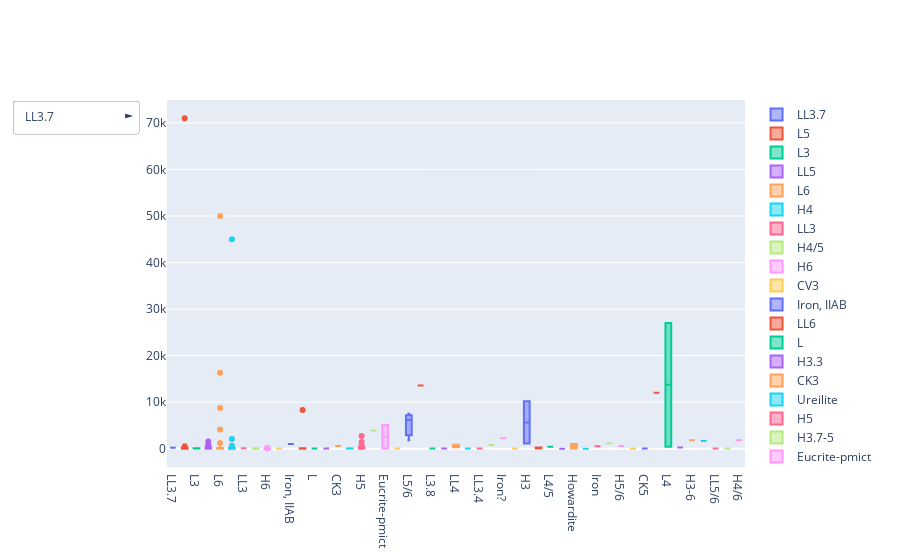

The cell this chart's notebook holds for it:
### Code cell
buttons_list = []
recclass_levels = ms['recclass'].unique()
falses = [False] * len(recclass_levels)
# print(len(falses))


fig2 = go.Figure()

for i in range(0, len(recclass_levels)):
    fig2.add_traces([go.Box(y = ms[ms['recclass'] == str(recclass_levels[i])]['mass (g)'],
                            visible = True,
                            name = str(recclass_levels[i]))])
    new_falses = falses.copy()
    new_falses.insert(i, True)
    buttons_list.append(
        {'args': [{'visible': new_falses}],
    'label': str(recclass_levels[i]),
    'method': 'restyle'
    }
    )

print(len(new_falses))
fig2.update_layout(updatemenus = [{'type': 'dropdown', 'direction': 'right', 'buttons': buttons_list}])

fig2.show()

### Figure 1 — Plotly figure (JSON) as saved in the notebook; plotly's stock layout.template omitted (floating-point values rounded to 4 significant figures)
{"data": [{"name": "LL3.7", "type": "box", "visible": true, "y": [173.0]}, {"name": "L5", "type": "box", "visible": true, "y": [63.0, 13.16, 1.1, 197.2, 3.26, 4.6, 26.7, 495.4, 89.6, 420.0, 55.9, 73.0, 165.8, 0.51, 308.0, 0.46, 38.99, 4.9, 20.5, 10.9, 71000.0]}, {"name": "L3", "type": "box", "visible": true, "y": [10.91, 102.8, 112.9, 35.8]}, {"name": "LL5", "type": "box", "visible": true, "y": [27.3, 16.4, 1.4, 52.4, 17.54, 208.0, 587.7, 3.8, 815.0, 31.9, 1563.0, 185.4, 15.5, 37.8, 25.6, 45.4]}, {"name": "L6", "type": "box", "visible": true, "y": [20.9, 150.1, 3.03, 2.55, 8.1, 1.58, 16300.0, 48.2, 7.3, 1.7, 2.09, 74.0, 53.8, 1231.0, 8725.0, 17.5, 86.1, 68.4, 244.0, 4100.0, 111.0, 62.4, 144.0, 23.7, 215.0, 2.4, 3.4, 54.0, 4.22, 39.7, 336.0, 72.4, 130.3, 48.1, 1.33, 4.37, 50000.0, 5.86, 80.48, 157.8, 152.0, 5.0]}, {"name": "H4", "type": "box", "visible": true, "y": [2048.0, 24.2, 0.74, 56.82, 1.59, 228.0, 37.1, 3.54, 18.2, 1.48, 86.63, 127.1, 11.09, 4.93, 4.1, 14.63, 10.86, 187.5, 1.22, 45000.0, 624.0]}, {"name": "LL3", "type": "box", "visible": true, "y": [87.49]}, {"name": "H4/5", "type": "box", "visible": true, "y": [31.03, 2.98, 78.36]}, {"name": "H6", "type": "box", "visible": true, "y": [1.2, 2.4, 101.4, 4.4, 12.98, 9.49, 8.4, 78.8, 9.2, 3.5, 1.3, 9.5, 87.7, 2.5]}, {"name": "CV3", "type": "box", "visible": true, "y": [9.217]}, {"name": "Iron, IIAB", "type": "box", "visible": true, "y": [1000.0]}, {"name": "LL6", "type": "box", "visible": true, "y": [0.5, 8.3, 8300.0, 92.7, 34.3, 4.2]}, {"name": "L", "type": "box", "visible": true, "y": [45.21]}, {"name": "H3.3", "type": "box", "visible": true, "y": [33.8]}, {"name": "CK3", "type": "box", "visible": true, "y": [579.0]}, {"name": "Ureilite", "type": "box", "visible": true, "y": [69.9, 23.0, 20.0]}, {"name": "H5", "type": "box", "visible": true, "y": [0.45, 3.49, 0.54, 613.0, 0.9, 188.0, 9.97, 18.7, 85.0, 11.1, 5.9, 0.56, 11.9, 27.8, 58.6, 392.9, 8.14, 6.3, 10.36, 1443.0, 2700.0, 170.0, 9.13]}, {"name": "H3.7-5", "type": "box", "visible": true, "y": [3879.0]}, {"name": "Eucrite-pmict", "type": "box", "visible": true, "y": [5100.0, 29.42]}, {"name": "CM2", "type": "box", "visible": true, "y": [8.6]}, {"name": "L5/6", "type": "box", "visible": true, "y": [7500.0, 6175.0, 1788.0]}, {"name": "Iron, IID", "type": "box", "visible": true, "y": [13600.0]}, {"name": "L3.8", "type": "box", "visible": true, "y": [34.1]}, {"name": "H4-6", "type": "box", "visible": true, "y": [45.0]}, {"name": "LL4", "type": "box", "visible": true, "y": [849.0, 292.3]}, {"name": "OC", "type": "box", "visible": true, "y": [53.0]}, {"name": "LL3.4", "type": "box", "visible": true, "y": [8.9]}, {"name": "CO3.6", "type": "box", "visible": true, "y": [779.6]}, {"name": "Iron?", "type": "box", "visible": true, "y": [2250.0]}, {"name": "H3-4", "type": "box", "visible": true, "y": [12.31]}, {"name": "H3", "type": "box", "visible": true, "y": [1095.0, 10180.0]}, {"name": "Diogenite", "type": "box", "visible": true, "y": [254.0, 9.8]}, {"name": "L4/5", "type": "box", "visible": true, "y": [406.0]}, {"name": "LL", "type": "box", "visible": true, "y": [3.19]}, {"name": "Howardite", "type": "box", "visible": true, "y": [30.0, 1006.0]}, {"name": "Achondrite-ung", "type": "box", "visible": true, "y": [4.7]}, {"name": "Iron", "type": "box", "visible": true, "y": [500.0]}, {"name": "CO3", "type": "box", "visible": true, "y": [1149.0]}, {"name": "H5/6", "type": "box", "visible": true, "y": [580.0]}, {"name": "CM2-an", "type": "box", "visible": true, "y": [12.7]}, {"name": "CK5", "type": "box", "visible": true, "y": [14.2]}, {"name": "Iron, IAB-ung", "type": "box", "visible": true, "y": [12000.0]}, {"name": "L4", "type": "box", "visible": true, "y": [426.0, 27000.0]}, {"name": "Eucrite", "type": "box", "visible": true, "y": [259.0]}, {"name": "H3-6", "type": "box", "visible": true, "y": [1806.0]}, {"name": "Mesosiderite-C", "type": "box", "visible": true, "y": [1624.0]}, {"name": "LL5/6", "type": "box", "visible": true, "y": [14.03]}, {"name": "H4 ", "type": "box", "visible": true, "y": [6.45]}, {"name": "H4/6", "type": "box", "visible": true, "y": [1799.0]}], "layout": {"updatemenus": [{"buttons": [{"args": [{"visible": [true, false, false, false, false, false, false, false, false, false, false, false, false, false, false, false, false, false, false, false, false, false, false, false, false, false, false, false, false, false, false, false, false, false, false, false, false, false, false, false, false, false, false, false, false, false, false, false, false, false]}], "label": "LL3.7", "method": "restyle"}, {"args": [{"visible": [false, true, false, false, false, false, false, false, false, false, false, false, false, false, false, false, false, false, false, false, false, false, false, false, false, false, false, false, false, false, false, false, false, false, false, false, false, false, false, false, false, false, false, false, false, false, false, false, false, false]}], "label": "L5", "method": "restyle"}, {"args": [{"visible": [false, false, true, false, false, false, false, false, false, false, false, false, false, false, false, false, false, false, false, false, false, false, false, false, false, false, false, false, false, false, false, false, false, false, false, false, false, false, false, false, false, false, false, false, false, false, false, false, false, false]}], "label": "L3", "method": "restyle"}, {"args": [{"visible": [false, false, false, true, false, false, false, false, false, false, false, false, false, false, false, false, false, false, false, false, false, false, false, false, false, false, false, false, false, false, false, false, false, false, false, false, false, false, false, false, false, false, false, false, false, false, false, false, false, false]}], "label": "LL5", "method": "restyle"}, {"args": [{"visible": [false, false, false, false, true, false, false, false, false, false, false, false, false, false, false, false, false, false, false, false, false, false, false, false, false, false, false, false, false, false, false, false, false, false, false, false, false, false, false, false, false, false, false, false, false, false, false, false, false, false]}], "label": "L6", "method": "restyle"}, {"args": [{"visible": [false, false, false, false, false, true, false, false, false, false, false, false, false, false, false, false, false, false, false, false, false, false, false, false, false, false, false, false, false, false, false, false, false, false, false, false, false, false, false, false, false, false, false, false, false, false, false, false, false, false]}], "label": "H4", "method": "restyle"}, {"args": [{"visible": [false, false, false, false, false, false, true, false, false, false, false, false, false, false, false, false, false, false, false, false, false, false, false, false, false, false, false, false, false, false, false, false, false, false, false, false, false, false, false, false, false, false, false, false, false, false, false, false, false, false]}], "label": "LL3", "method": "restyle"}, {"args": [{"visible": [false, false, false, false, false, false, false, true, false, false, false, false, false, false, false, false, false, false, false, false, false, false, false, false, false, false, false, false, false, false, false, false, false, false, false, false, false, false, false, false, false, false, false, false, false, false, false, false, false, false]}], "label": "H4/5", "method": "restyle"}, {"args": [{"visible": [false, false, false, false, false, false, false, false, true, false, false, false, false, false, false, false, false, false, false, false, false, false, false, false, false, false, false, false, false, false, false, false, false, false, false, false, false, false, false, false, false, false, false, false, false, false, false, false, false, false]}], "label": "H6", "method": "restyle"}, {"args": [{"visible": [false, false, false, false, false, false, false, false, false, true, false, false, false, false, false, false, false, false, false, false, false, false, false, false, false, false, false, false, false, false, false, false, false, false, false, false, false, false, false, false, false, false, false, false, false, false, false, false, false, false]}], "label": "CV3", "method": "restyle"}, {"args": [{"visible": [false, false, false, false, false, false, false, false, false, false, true, false, false, false, false, false, false, false, false, false, false, false, false, false, false, false, false, false, false, false, false, false, false, false, false, false, false, false, false, false, false, false, false, false, false, false, false, false, false, false]}], "label": "Iron, IIAB", "method": "restyle"}, {"args": [{"visible": [false, false, false, false, false, false, false, false, false, false, false, true, false, false, false, false, false, false, false, false, false, false, false, false, false, false, false, false, false, false, false, false, false, false, false, false, false, false, false, false, false, false, false, false, false, false, false, false, false, false]}], "label": "LL6", "method": "restyle"}, {"args": [{"visible": [false, false, false, false, false, false, false, false, false, false, false, false, true, false, false, false, false, false, false, false, false, false, false, false, false, false, false, false, false, false, false, false, false, false, false, false, false, false, false, false, false, false, false, false, false, false, false, false, false, false]}], "label": "L", "method": "restyle"}, {"args": [{"visible": [false, false, false, false, false, false, false, false, false, false, false, false, false, true, false, false, false, false, false, false, false, false, false, false, false, false, false, false, false, false, false, false, false, false, false, false, false, false, false, false, false, false, false, false, false, false, false, false, false, false]}], "label": "H3.3", "method": "restyle"}, {"args": [{"visible": [false, false, false, false, false, false, false, false, false, false, false, false, false, false, true, false, false, false, false, false, false, false, false, false, false, false, false, false, false, false, false, false, false, false, false, false, false, false, false, false, false, false, false, false, false, false, false, false, false, false]}], "label": "CK3", "method": "restyle"}, {"args": [{"visible": [false, false, false, false, false, false, false, false, false, false, false, false, false, false, false, true, false, false, false, false, false, false, false, false, false, false, false, false, false, false, false, false, false, false, false, false, false, false, false, false, false, false, false, false, false, false, false, false, false, false]}], "label": "Ureilite", "method": "restyle"}, {"args": [{"visible": [false, false, false, false, false, false, false, false, false, false, false, false, false, false, false, false, true, false, false, false, false, false, false, false, false, false, false, false, false, false, false, false, false, false, false, false, false, false, false, false, false, false, false, false, false, false, false, false, false, false]}], "label": "H5", "method": "restyle"}, {"args": [{"visible": [false, false, false, false, false, false, false, false, false, false, false, false, false, false, false, false, false, true, false, false, false, false, false, false, false, false, false, false, false, false, false, false, false, false, false, false, false, false, false, false, false, false, false, false, false, false, false, false, false, false]}], "label": "H3.7-5", "method": "restyle"}, {"args": [{"visible": [false, false, false, false, false, false, false, false, false, false, false, false, false, false, false, false, false, false, true, false, false, false, false, false, false, false, false, false, false, false, false, false, false, false, false, false, false, false, false, false, false, false, false, false, false, false, false, false, false, false]}], "label": "Eucrite-pmict", "method": "restyle"}, {"args": [{"visible": [false, false, false, false, false, false, false, false, false, false, false, false, false, false, false, false, false, false, false, true, false, false, false, false, false, false, false, false, false, false, false, false, false, false, false, false, false, false, false, false, false, false, false, false, false, false, false, false, false, false]}], "label": "CM2", "method": "restyle"}, {"args": [{"visible": [false, false, false, false, false, false, false, false, false, false, false, false, false, false, false, false, false, false, false, false, true, false, false, false, false, false, false, false, false, false, false, false, false, false, false, false, false, false, false, false, false, false, false, false, false, false, false, false, false, false]}], "label": "L5/6", "method": "restyle"}, {"args": [{"visible": [false, false, false, false, false, false, false, false, false, false, false, false, false, false, false, false, false, false, false, false, false, true, false, false, false, false, false, false, false, false, false, false, false, false, false, false, false, false, false, false, false, false, false, false, false, false, false, false, false, false]}], "label": "Iron, IID", "method": "restyle"}, {"args": [{"visible": [false, false, false, false, false, false, false, false, false, false, false, false, false, false, false, false, false, false, false, false, false, false, true, false, false, false, false, false, false, false, false, false, false, false, false, false, false, false, false, false, false, false, false, false, false, false, false, false, false, false]}], "label": "L3.8", "method": "restyle"}, {"args": [{"visible": [false, false, false, false, false, false, false, false, false, false, false, false, false, false, false, false, false, false, false, false, false, false, false, true, false, false, false, false, false, false, false, false, false, false, false, false, false, false, false, false, false, false, false, false, false, false, false, false, false, false]}], "label": "H4-6", "method": "restyle"}, {"args": [{"visible": [false, false, false, false, false, false, false, false, false, false, false, false, false, false, false, false, false, false, false, false, false, false, false, false, true, false, false, false, false, false, false, false, false, false, false, false, false, false, false, false, false, false, false, false, false, false, false, false, false, false]}], "label": "LL4", "method": "restyle"}, {"args": [{"visible": [false, false, false, false, false, false, false, false, false, false, false, false, false, false, false, false, false, false, false, false, false, false, false, false, false, true, false, false, false, false, false, false, false, false, false, false, false, false, false, false, false, false, false, false, false, false, false, false, false, false]}], "label": "OC", "method": "restyle"}, {"args": [{"visible": [false, false, false, false, false, false, false, false, false, false, false, false, false, false, false, false, false, false, false, false, false, false, false, false, false, false, true, false, false, false, false, false, false, false, false, false, false, false, false, false, false, false, false, false, false, false, false, false, false, false]}], "label": "LL3.4", "method": "restyle"}, {"args": [{"visible": [false, false, false, false, false, false, false, false, false, false, false, false, false, false, false, false, false, false, false, false, false, false, false, false, false, false, false, true, false, false, false, false, false, false, false, false, false, false, false, false, false, false, false, false, false, false, false, false, false, false]}], "label": "CO3.6", "method": "restyle"}, {"args": [{"visible": [false, false, false, false, false, false, false, false, false, false, false, false, false, false, false, false, false, false, false, false, false, false, false, false, false, false, false, false, true, false, false, false, false, false, false, false, false, false, false, false, false, false, false, false, false, false, false, false, false, false]}], "label": "Iron?", "method": "restyle"}, {"args": [{"visible": [false, false, false, false, false, false, false, false, false, false, false, false, false, false, false, false, false, false, false, false, false, false, false, false, false, false, false, false, false, true, false, false, false, false, false, false, false, false, false, false, false, false, false, false, false, false, false, false, false, false]}], "label": "H3-4", "method": "restyle"}, {"args": [{"visible": [false, false, false, false, false, false, false, false, false, false, false, false, false, false, false, false, false, false, false, false, false, false, false, false, false, false, false, false, false, false, true, false, false, false, false, false, false, false, false, false, false, false, false, false, false, false, false, false, false, false]}], "label": "H3", "method": "restyle"}, {"args": [{"visible": [false, false, false, false, false, false, false, false, false, false, false, false, false, false, false, false, false, false, false, false, false, false, false, false, false, false, false, false, false, false, false, true, false, false, false, false, false, false, false, false, false, false, false, false, false, false, false, false, false, false]}], "label": "Diogenite", "method": "restyle"}, {"args": [{"visible": [false, false, false, false, false, false, false, false, false, false, false, false, false, false, false, false, false, false, false, false, false, false, false, false, false, false, false, false, false, false, false, false, true, false, false, false, false, false, false, false, false, false, false, false, false, false, false, false, false, false]}], "label": "L4/5", "method": "restyle"}, {"args": [{"visible": [false, false, false, false, false, false, false, false, false, false, false, false, false, false, false, false, false, false, false, false, false, false, false, false, false, false, false, false, false, false, false, false, false, true, false, false, false, false, false, false, false, false, false, false, false, false, false, false, false, false]}], "label": "LL", "method": "restyle"}, {"args": [{"visible": [false, false, false, false, false, false, false, false, false, false, false, false, false, false, false, false, false, false, false, false, false, false, false, false, false, false, false, false, false, false, false, false, false, false, true, false, false, false, false, false, false, false, false, false, false, false, false, false, false, false]}], "label": "Howardite", "method": "restyle"}, {"args": [{"visible": [false, false, false, false, false, false, false, false, false, false, false, false, false, false, false, false, false, false, false, false, false, false, false, false, false, false, false, false, false, false, false, false, false, false, false, true, false, false, false, false, false, false, false, false, false, false, false, false, false, false]}], "label": "Achondrite-ung", "method": "restyle"}, {"args": [{"visible": [false, false, false, false, false, false, false, false, false, false, false, false, false, false, false, false, false, false, false, false, false, false, false, false, false, false, false, false, false, false, false, false, false, false, false, false, true, false, false, false, false, false, false, false, false, false, false, false, false, false]}], "label": "Iron", "method": "restyle"}, {"args": [{"visible": [false, false, false, false, false, false, false, false, false, false, false, false, false, false, false, false, false, false, false, false, false, false, false, false, false, false, false, false, false, false, false, false, false, false, false, false, false, true, false, false, false, false, false, false, false, false, false, false, false, false]}], "label": "CO3", "method": "restyle"}, {"args": [{"visible": [false, false, false, false, false, false, false, false, false, false, false, false, false, false, false, false, false, false, false, false, false, false, false, false, false, false, false, false, false, false, false, false, false, false, false, false, false, false, true, false, false, false, false, false, false, false, false, false, false, false]}], "label": "H5/6", "method": "restyle"}, {"args": [{"visible": [false, false, false, false, false, false, false, false, false, false, false, false, false, false, false, false, false, false, false, false, false, false, false, false, false, false, false, false, false, false, false, false, false, false, false, false, false, false, false, true, false, false, false, false, false, false, false, false, false, false]}], "label": "CM2-an", "method": "restyle"}, {"args": [{"visible": [false, false, false, false, false, false, false, false, false, false, false, false, false, false, false, false, false, false, false, false, false, false, false, false, false, false, false, false, false, false, false, false, false, false, false, false, false, false, false, false, true, false, false, false, false, false, false, false, false, false]}], "label": "CK5", "method": "restyle"}, {"args": [{"visible": [false, false, false, false, false, false, false, false, false, false, false, false, false, false, false, false, false, false, false, false, false, false, false, false, false, false, false, false, false, false, false, false, false, false, false, false, false, false, false, false, false, true, false, false, false, false, false, false, false, false]}], "label": "Iron, IAB-ung", "method": "restyle"}, {"args": [{"visible": [false, false, false, false, false, false, false, false, false, false, false, false, false, false, false, false, false, false, false, false, false, false, false, false, false, false, false, false, false, false, false, false, false, false, false, false, false, false, false, false, false, false, true, false, false, false, false, false, false, false]}], "label": "L4", "method": "restyle"}, {"args": [{"visible": [false, false, false, false, false, false, false, false, false, false, false, false, false, false, false, false, false, false, false, false, false, false, false, false, false, false, false, false, false, false, false, false, false, false, false, false, false, false, false, false, false, false, false, true, false, false, false, false, false, false]}], "label": "Eucrite", "method": "restyle"}, {"args": [{"visible": [false, false, false, false, false, false, false, false, false, false, false, false, false, false, false, false, false, false, false, false, false, false, false, false, false, false, false, false, false, false, false, false, false, false, false, false, false, false, false, false, false, false, false, false, true, false, false, false, false, false]}], "label": "H3-6", "method": "restyle"}, {"args": [{"visible": [false, false, false, false, false, false, false, false, false, false, false, false, false, false, false, false, false, false, false, false, false, false, false, false, false, false, false, false, false, false, false, false, false, false, false, false, false, false, false, false, false, false, false, false, false, true, false, false, false, false]}], "label": "Mesosiderite-C", "method": "restyle"}, {"args": [{"visible": [false, false, false, false, false, false, false, false, false, false, false, false, false, false, false, false, false, false, false, false, false, false, false, false, false, false, false, false, false, false, false, false, false, false, false, false, false, false, false, false, false, false, false, false, false, false, true, false, false, false]}], "label": "LL5/6", "method": "restyle"}, {"args": [{"visible": [false, false, false, false, false, false, false, false, false, false, false, false, false, false, false, false, false, false, false, false, false, false, false, false, false, false, false, false, false, false, false, false, false, false, false, false, false, false, false, false, false, false, false, false, false, false, false, true, false, false]}], "label": "H4 ", "method": "restyle"}, {"args": [{"visible": [false, false, false, false, false, false, false, false, false, false, false, false, false, false, false, false, false, false, false, false, false, false, false, false, false, false, false, false, false, false, false, false, false, false, false, false, false, false, false, false, false, false, false, false, false, false, false, false, true, false]}], "label": "H4/6", "method": "restyle"}], "direction": "right", "type": "dropdown"}]}}
